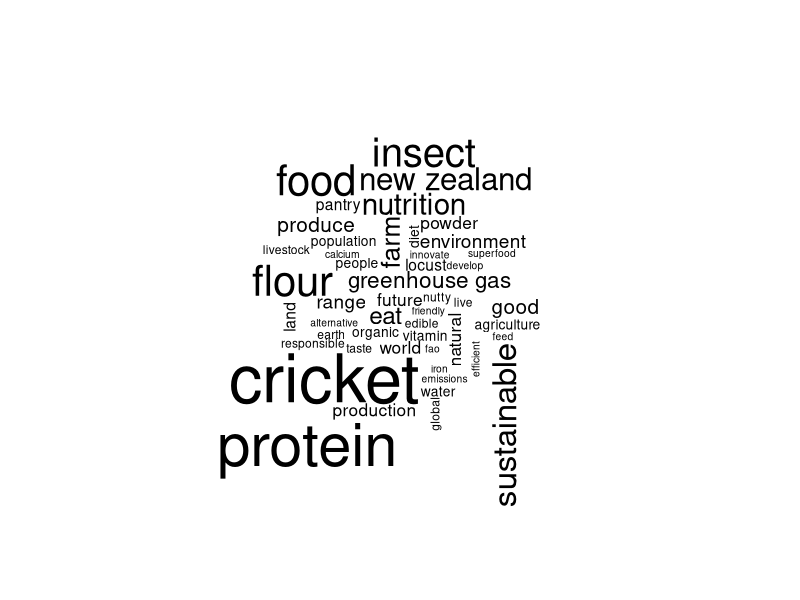
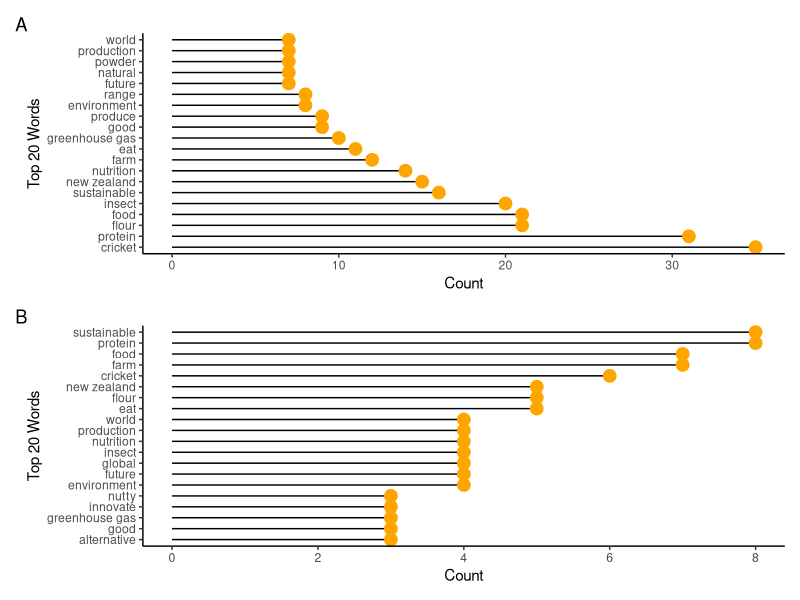

Source code (R) for these figures, in order:
## ---- chunk 1
install.packages(c("tidytext", "tidyverse", "here", "patchwork"))
## ---- chunk 2
library(tidytext)
library(tidyverse)
library(wordcloud)
library(patchwork)
## ---- chunk 3
here::here()
## ---- chunk 4
untidy_wordcloud_df <- read_csv(here::here("data", "wordcloudText.csv"))
custom_stopwords_df <- read_csv(here::here("data", "custom_stopwords.csv"))
## ---- chunk 5
tidy_words_df <- untidy_wordcloud_df %>% 
  unnest_tokens(word, text)
  
company_replacements <- list(
  Anteater = c("ANTEATER ABOUT PAGE"),
  `Eat Crawlers` = c("CRAWLERS ABOUT PAGE"),
  `Live Longer` = c("LIVE LONGER ABOUT PAGE"),
  `NZ Naturally` = c("NZ NATURALLY ABOUT PAGE", "NZ NATURALLY CRICKET FLOUR"),  
  `Good Pantry` = c("GOOD PANTRY CRICKET FLOUR", "GOOD PANTRY ABOUT PAGE"),
  `Primal Future` = c("PRIMAL FUTURE CRICKET FLOUR", "PRIMAL FUTURE ABOUT/WHY EAT INSECTS PAGE"),
  `Otago Locusts` = c("OTAGO LOCUSTS SUSTAINABLE BUSINESS NETWORK PROFILE"),
  `Rebel Bakehouse` = c("Rebel Bakehouse")
)

word_replacements <- list(
  environment = c("environment", "environmental", "environmentally"),
  natural = c("naturally", "natural"),
  sustainable = c("sustainable", "sustainably", "sustainability"),
  transport = c("transport", "transportation"),
  meat = c("meat", "meats"),
  food = c("food", "foods"),
  add = c("add", "adds"),
  require = c("require", "requires", "required"),
  produce = c("produce", "produced", "produces"),
  source = c("source", "sourced", "sources"),
  package = c("package", "packaged"),
  protein = c("protein", "proteins"),
  gallon = c("gallon", "gallons"),
  impact = c("impact", "impacts"),
  restaurant = c("restaurant", "restaurants"),
  vitamin = c("vitamin", "vitamins", "b12"),
  cricket = c("cricket", "crickets"),
  product = c("product", "products"),
  insect = c("insect", "insects"),
  alternative = c("alternative", "alternatives"),
  locust = c("locust", "locusts"),
  recipe = c("recipe", "recipes"),
  superfood = c("superfood", "superfoods"),
  efficient = c("efficient", "efficiently"),
  nourish = c("nourish", "nourishing"),
  expect = c("expect", "expected"),
  produce = c("produce", "producers"),
  include = c("include", "including"),
  develop = c("develop", "developed", "developing"),
  nutrition = c("nutrition", "nutritional", "nutrients"),
  `new zealand` = c("zealand", "zealand's", "nz"),
  sustainable = c("sustainable", "sustainability"),
  environment = c("environment", "environmental", "enviromental"),
  world = c("world", "worlds", "worldwide"),
  taste = c("taste", "tastes"),
  sell = c("sell", "sells"),
  reduce = c("reduce", "reducing"),
  raw = c("raw", "rawest"),
  range = c("range", "ranges"),
  new_zealand = c("zealand", "nz"),
  litre = c("litre", "ltrs"),
  kilogram = c("kilogram", "kg"),
  innovate = c("innovate", "innovations", "innovative"),
  human = c("human", "humans"),
  grow = c("grow", "growing", "growth"),
  gram = c("gram", "grams"),
  `greenhouse gas` = c("greenhouse_gas", "greenhouse", "ghg", "co2", "gases"),
  form = c("form", "forms", "formed"),
  flour = c("flour", "flours"),
  farm = c("farm", "farms", "farmed", "farming"),
  eat = c("eat", "eating"),
  diet = c("diet", "diets", "dietary"),
  develop = c("develop", "developing"),
  bring = c("bring", "bringing"),
  breed = c("breed", "bred"),
  body = c("body", "bodies"),
  beautiful = c("beautiful", "beauty"),
  age = c("age", "ages"),
  `amino acids` = c("amino")
)

# Applying word replacements
for (replacement in names(company_replacements)) {
  tidy_words_df <- tidy_words_df %>%
    mutate(book = case_when(
      book %in% company_replacements[[replacement]] ~ replacement,
      TRUE ~ book
    ))
}

for (replacement in names(word_replacements)) {
  tidy_words_df <- tidy_words_df %>%
    mutate(word = case_when(
      word %in% word_replacements[[replacement]] ~ replacement,
      TRUE ~ word
    ))
}
  
tidy_words_df <- tidy_words_df %>% 
  anti_join(custom_stopwords_df)

tidy_wordcloud_df <- tidy_words_df %>%   
  anti_join(custom_stopwords_df) %>% 
  count(word) %>% 
  arrange(desc(n))

## ---- chunk 6
tidy_wordcloud_df %>%
  with(wordcloud(word, n, scale=c(4, .3)))
## ---- chunk 7
fig_word_count <- tidy_wordcloud_df %>%
  mutate(word=factor(word, levels=word)) %>%
  slice_head(n = 20) %>% 
  ggplot(aes(x=word, y=n)) +
  geom_point() + 
  geom_segment( aes(x=word, xend=word, y=0, yend=n)) +
  coord_flip()+
  geom_point( size=4, color="orange") +
  theme_classic() +
  xlab("Top 20 Words") +
  ylab("Count")
## ---- chunk 8
fig_company_count <- tidy_words_df %>%
  distinct(word, book, .keep_all = TRUE) %>%
  group_by(word) %>%
  summarise(count_of_companies = n_distinct(book)) %>% 
  arrange(desc(count_of_companies)) %>% 
  slice_head(n = 20) %>% 
  ggplot(aes(x = reorder(word, count_of_companies), y = count_of_companies)) +
  geom_point() + 
  geom_segment(aes(x = word, xend = word, y = 0, yend = count_of_companies)) +
  coord_flip() +
  geom_point(size = 4, color = "orange") +
  theme_classic() +
  xlab("Top 20 Words") +
  ylab("Count")

## ---- chunk 9

fig_marketing <- fig_word_count / fig_company_count

fig_marketing <- fig_marketing + plot_annotation(tag_levels = 'A')

ggsave(
  "fig_marketing.png",
  plot = fig_marketing,
  device = png,
  path = here::here("output"),
  scale = 1,
  width = 16.7,
  height = 20.6,
  units = c("cm"),
  dpi = 300,
  limitsize = TRUE
)
